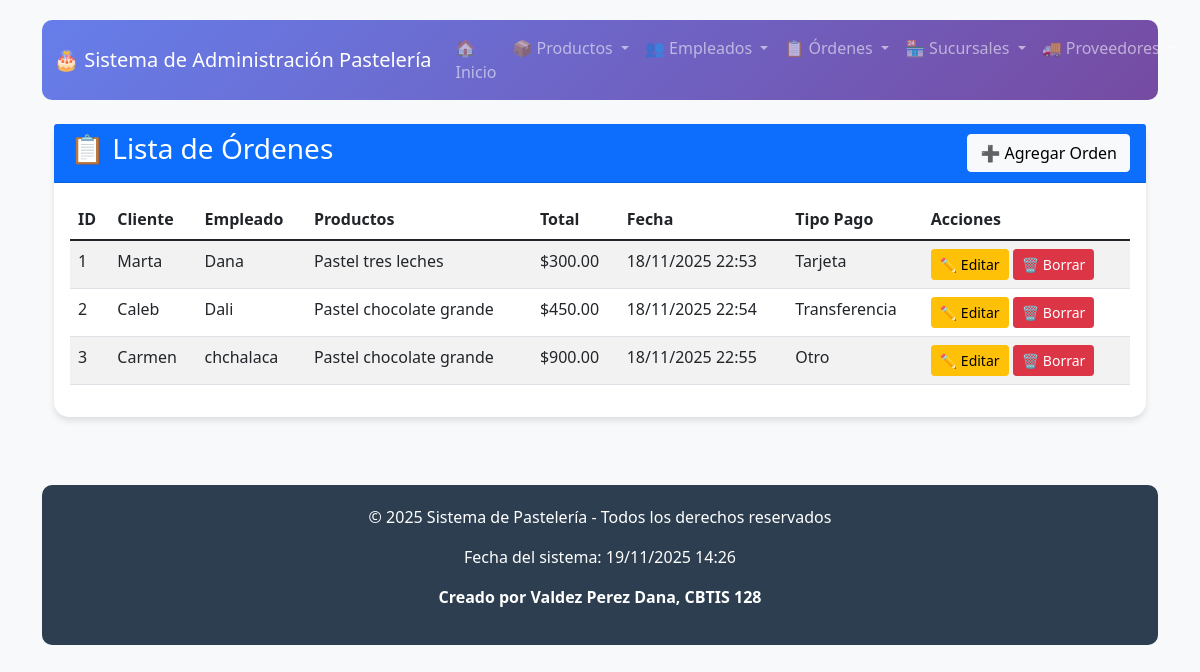
The app's page /ordenes/ with its own data.
### app_pasteleria/models.py (models this page shows, shortened)
class Orden(models.Model):
    id_orden = models.AutoField(primary_key=True)
    cliente = models.CharField(max_length=100)
    telefono = models.CharField(max_length=20, blank=True, null=True)
    direccion = models.TextField(blank=True, null=True)
    productos = models.ManyToManyField(Producto, related_name="ordenes")
    fecha = models.DateTimeField(auto_now_add=True)
    total = models.DecimalField(max_digits=10, decimal_places=2)
    tipo_pago = models.CharField(
        max_length=20,
        choices=[
            ('Efectivo', 'Efectivo'),
            ('Tarjeta', 'Tarjeta'),
            ('Transferencia', 'Transferencia'),
            ('Otro', 'Otro')
        ],
        default='Efectivo'
    )
    empleado = models.ForeignKey(
        Empleado,
        on_delete=models.CASCADE,
        related_name="ordenes"
    )

class Empleado(models.Model):
    id_empleado = models.AutoField(primary_key=True)
    nombre = models.CharField(max_length=100)
    telefono = models.CharField(max_length=20, blank=True, null=True)
    puesto = models.CharField(max_length=50)
    email = models.EmailField(unique=True)
    salario = models.DecimalField(max_digits=10, decimal_places=2)
    activo = models.BooleanField(default=True)

class Producto(models.Model):
    id_producto = models.AutoField(primary_key=True)
    nombre = models.CharField(max_length=50, unique=True)
    categoria = models.CharField(max_length=100, blank=True, null=True)
    descripcion = models.TextField(blank=True, null=True)
    precio = models.DecimalField(max_digits=10, decimal_places=2)
    stock = models.PositiveIntegerField(default=0)
    unidad = models.CharField(
        max_length=10,
        choices=[
            ('kg', 'Kilogramos'),
            ('gr', 'Gramos'),
            ('l', 'Litros'),
            ('ml', 'Mililitros'),
            ('pz', 'Piezas'),
        ],
        default='pz'
    )
    icono = models.CharField(max_length=100, blank=True, null=True)
    proveedores = models.ManyToManyField(Proveedor, related_name="productos", blank=True)

### app_pasteleria/views.py (the view)
# urls.py: path('ordenes/', views.inicio_ordenes, name='inicio_ordenes'),
def inicio_ordenes(request):
    ordenes = Orden.objects.all()
    return render(request, 'ordenes/ver_orden.html', {'ordenes': ordenes})

### app_pasteleria/templates/ordenes/ver_orden.html
{% extends 'base.html' %}
{% block content %}
<div class="container mt-4">
    <div class="row">
        <div class="col-md-12">
            <div class="card">
                <div class="card-header bg-primary text-white d-flex justify-content-between align-items-center">
                    <h3>📋 Lista de Órdenes</h3>
                    <a href="{% url 'agregar_orden' %}" class="btn btn-light">➕ Agregar Orden</a>
                </div>
                <div class="card-body">
                    <div class="table-responsive">
                        <table class="table table-striped table-hover">
                            <thead>
                                <tr>
                                    <th>ID</th>
                                    <th>Cliente</th>
                                    <th>Empleado</th>
                                    <th>Productos</th>
                                    <th>Total</th>
                                    <th>Fecha</th>
                                    <th>Tipo Pago</th>
                                    <th>Acciones</th>
                                </tr>
                            </thead>
                            <tbody>
                                {% for orden in ordenes %}
                                <tr>
                                    <td>{{ orden.id_orden }}</td>
                                    <td>{{ orden.cliente }}</td>
                                    <td>{{ orden.empleado.nombre }}</td>
                                    <td>
                                        {% for producto in orden.productos.all %}
                                            {{ producto.nombre }}{% if not forloop.last %}, {% endif %}
                                        {% endfor %}
                                    </td>
                                    <td>${{ orden.total }}</td>
                                    <td>{{ orden.fecha|date:"d/m/Y H:i" }}</td>
                                    <td>{{ orden.tipo_pago }}</td>
                                    <td>
                                        <a href="{% url 'actualizar_orden' orden.id_orden %}" class="btn btn-warning btn-sm">✏️ Editar</a>
                                        <a href="{% url 'borrar_orden' orden.id_orden %}" class="btn btn-danger btn-sm">🗑️ Borrar</a>
                                    </td>
                                </tr>
                                {% empty %}
                                <tr>
                                    <td colspan="8" class="text-center">No hay órdenes registradas</td>
                                </tr>
                                {% endfor %}
                            </tbody>
                        </table>
                    </div>
                </div>
            </div>
        </div>
    </div>
</div>
{% endblock %}

### app_pasteleria/templates/base.html (shortened to what this page needs)
<!DOCTYPE html>
<html lang="es">
<head>
    <link href="https://cdn.jsdelivr.net/npm/bootstrap@5.1.3/dist/css/bootstrap.min.css" rel="stylesheet">
</head>
<body>
    <div class="container">
        {% include 'navbar.html' %}
        <main class="flex-grow-1">
            {% block content %}
            {% endblock %}
        </main>
        {% include 'footer.html' %}
    </div>
</body>
</html>

### app_pasteleria/templates/navbar.html (shortened to what this page needs)
<nav class="navbar navbar-expand-lg navbar-dark">
    <div class="container-fluid">
        <a class="navbar-brand" href="{% url 'inicio' %}">
            🎂 Sistema de Administración Pastelería
        </a>
        <div class="collapse navbar-collapse" id="navbarNav">
            <ul class="navbar-nav ms-auto">
                <li class="nav-item">
                    <a class="nav-link" href="{% url 'inicio' %}">🏠 Inicio</a>
                </li>
                <li class="nav-item dropdown">
                    <a class="nav-link dropdown-toggle" href="#" role="button" data-bs-toggle="dropdown">
                        📦 Productos
                    </a>
                </li>
                <li class="nav-item dropdown">
                    <a class="nav-link dropdown-toggle" href="#" role="button" data-bs-toggle="dropdown">
                        👥 Empleados
                    </a>
                </li>
                <li class="nav-item dropdown">
                    <a class="nav-link dropdown-toggle" href="#" role="button" data-bs-toggle="dropdown">
                        📋 Órdenes
                    </a>
                </li>
                <li class="nav-item dropdown">
                    <a class="nav-link dropdown-toggle" href="#" role="button" data-bs-toggle="dropdown">
                        🏪 Sucursales
                    </a>
                </li>
                <li class="nav-item dropdown">
                    <a class="nav-link dropdown-toggle" href="#" role="button" data-bs-toggle="dropdown">
                        🚚 Proveedores
                    </a>
                </li>
            </ul>
        </div>
    </div>
</nav>

### app_pasteleria/templates/footer.html
<footer class="text-center mt-5">
    <div class="container">
        <p>&copy; {% now "Y" %} Sistema de Pastelería - Todos los derechos reservados</p>
        <p>Fecha del sistema: {% now "d/m/Y H:i" %}</p>
        <p><strong>Creado por Valdez Perez Dana, CBTIS 128</strong></p>
    </div>
</footer>

### app_pasteleria/templates/base.html (style rules this page uses)
body { background-color: #f8f9fa; font-family: 'Segoe UI', Tahoma, Geneva, Verdana, sans-serif; padding-top: 20px; min-height: 100vh; display: flex; flex-direction: column; }
.navbar { background: linear-gradient(135deg, #667eea 0%, #764ba2 100%); border-radius: 10px; margin-bottom: 20px; }
.card { border: none; border-radius: 15px; box-shadow: 0 4px 6px rgba(0,0,0,0.1); margin-bottom: 20px; }
footer { background-color: #2c3e50; color: white; padding: 20px 0; margin-top: auto; border-radius: 10px; }

### records on screen
Orden: id_orden "1", cliente "Marta", empleado.nombre "Dana", total "300.00", fecha "18/11/2025 22:53", tipo_pago "Tarjeta"
Producto: nombre "Pastel tres leches"
Orden: id_orden "2", cliente "Caleb", empleado.nombre "Dali", total "450.00", fecha "18/11/2025 22:54", tipo_pago "Transferencia"
Producto: nombre "Pastel chocolate grande"
Orden: id_orden "3", cliente "Carmen", empleado.nombre "chchalaca", total "900.00", fecha "18/11/2025 22:55", tipo_pago "Otro"
